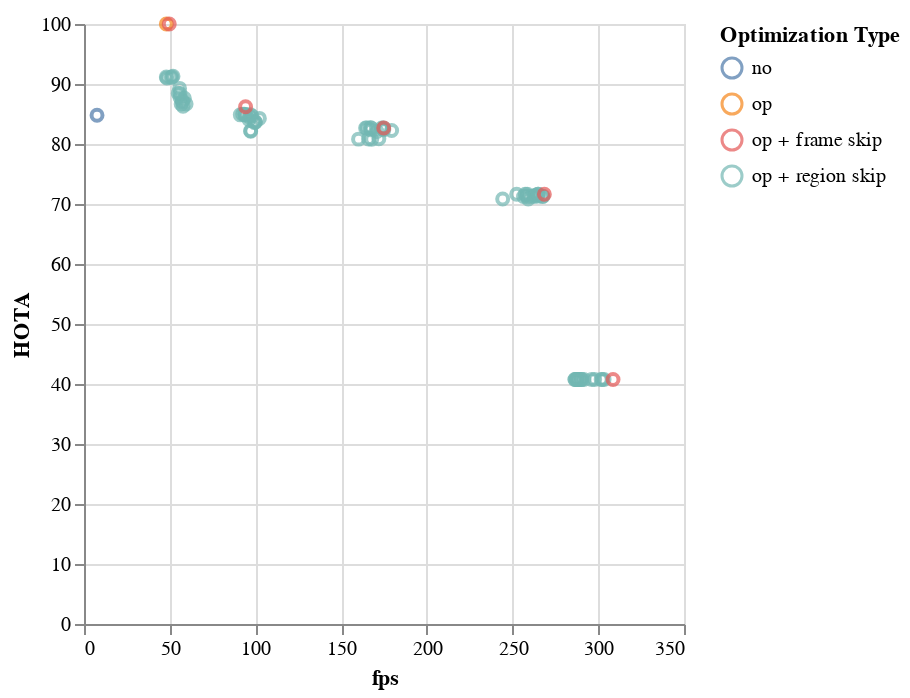

Here is the notebook cell this chart was saved with:
### Code cell
alt.Chart(alt.Data(values=benchmark_data)).mark_point().encode(
    x=alt.X('fps:Q', title='fps'),
    y=alt.Y('HOTA:Q', title='HOTA'),
    color=alt.Color('opt_type:N', title='Optimization Type'),
    tooltip=[
        alt.Tooltip('expr:N', title='Expression'),
        alt.Tooltip('time:Q', title='Runtime (ms)'),
        alt.Tooltip('fps:Q', title='FPS'),
        alt.Tooltip('AssA:Q', title='AssA'),
        alt.Tooltip('HOTA:Q', title='HOTA'),
    ],
).properties(
    width=300,
    height=300,
)

### Figure 1 — Vega-Lite specification as saved in the notebook (floating-point values rounded to 4 significant figures)
{"config": {"view": {"continuousWidth": 300, "continuousHeight": 300}}, "data": {"values": [{"time": 134.8, "fps": 7.597, "frames": 1024, "HOTA": "84.782", "DetA": "80.819", "AssA": "89.114", "DetRe": "90.251", "DetPr": "85.49", "AssRe": "94.036", "AssPr": "91.596", "LocA": "91.293", "OWTA": "89.677", "HOTA(0)": "93.319", "LocA(0)": "90.131", "HOTALocA(0)": "84.109", "Dets": "7772", "GT_Dets": "7362", "IDs": "72", "GT_IDs": "140", "expr": "no_op", "opt_type": "no"}, {"time": 21.32, "fps": 48.03, "frames": 1024, "HOTA": "100", "DetA": "100", "AssA": "100", "DetRe": "100", "DetPr": "100", "AssRe": "100", "AssPr": "100", "LocA": "100", "OWTA": "100", "HOTA(0)": "100", "LocA(0)": "100", "HOTALocA(0)": "100", "Dets": "7362", "GT_Dets": "7362", "IDs": "140", "GT_IDs": "140", "expr": "op", "opt_type": "op"}, {"time": 3.388, "fps": 302.3, "frames": 1024, "HOTA": "40.753", "DetA": "29.505", "AssA": "56.292", "DetRe": "29.991", "DetPr": "90.074", "AssRe": "57.279", "AssPr": "93.202", "LocA": "90.292", "OWTA": "41.083", "HOTA(0)": "44.868", "LocA(0)": "88.852", "HOTALocA(0)": "39.866", "Dets": "2411", "GT_Dets": "7362", "IDs": "3087", "GT_IDs": "140", "expr": "opFilter_0.3_0.5_16_", "opt_type": "op + region skip"}, {"time": 17.72, "fps": 57.79, "frames": 1024, "HOTA": "86.286", "DetA": "85.002", "AssA": "87.688", "DetRe": "87.969", "DetPr": "93.757", "AssRe": "89.675", "AssPr": "95.152", "LocA": "93.213", "OWTA": "87.827", "HOTA(0)": "92.939", "LocA(0)": "92.438", "HOTALocA(0)": "85.912", "Dets": "6900", "GT_Dets": "7362", "IDs": "2561", "GT_IDs": "140", "expr": "opFilter_0.3_0.5_1_", "opt_type": "op + region skip"}, {"time": 10.61, "fps": 96.48, "frames": 1024, "HOTA": "84.562", "DetA": "82.156", "AssA": "87.074", "DetRe": "84.732", "DetPr": "92.096", "AssRe": "89.192", "AssPr": "93.118", "LocA": "91.09", "OWTA": "85.873", "HOTA(0)": "93.241", "LocA(0)": "90.256", "HOTALocA(0)": "84.156", "Dets": "6766", "GT_Dets": "7362", "IDs": "2631", "GT_IDs": "140", "expr": "opFilter_0.3_0.5_2_", "opt_type": "op + region skip"}, {"time": 6.394, "fps": 160.2, "frames": 1024, "HOTA": "80.81", "DetA": "77.953", "AssA": "83.806", "DetRe": "80.141", "DetPr": "91.174", "AssRe": "85.646", "AssPr": "92.14", "LocA": "90.124", "OWTA": "81.93", "HOTA(0)": "89.971", "LocA(0)": "89.211", "HOTALocA(0)": "80.263", "Dets": "6450", "GT_Dets": "7362", "IDs": "2701", "GT_IDs": "140", "expr": "opFilter_0.3_0.5_4_", "opt_type": "op + region skip"}, {"time": 3.889, "fps": 263.3, "frames": 1024, "HOTA": "71.472", "DetA": "67.225", "AssA": "76.01", "DetRe": "68.699", "DetPr": "91.063", "AssRe": "77.48", "AssPr": "92.237", "LocA": "89.981", "OWTA": "72.249", "HOTA(0)": "79.375", "LocA(0)": "89.104", "HOTALocA(0)": "70.726", "Dets": "5511", "GT_Dets": "7362", "IDs": "2836", "GT_IDs": "140", "expr": "opFilter_0.3_0.5_8_", "opt_type": "op + region skip"}, {"time": 3.574, "fps": 286.5, "frames": 1024, "HOTA": "40.753", "DetA": "29.505", "AssA": "56.292", "DetRe": "29.991", "DetPr": "90.074", "AssRe": "57.279", "AssPr": "93.202", "LocA": "90.292", "OWTA": "41.083", "HOTA(0)": "44.868", "LocA(0)": "88.852", "HOTALocA(0)": "39.866", "Dets": "2411", "GT_Dets": "7362", "IDs": "5479", "GT_IDs": "140", "expr": "opFilter_0.3_0.6_16_", "opt_type": "op + region skip"}, {"time": 17.49, "fps": 58.54, "frames": 1024, "HOTA": "87.636", "DetA": "85.264", "AssA": "90.156", "DetRe": "88.865", "DetPr": "93.34", "AssRe": "92.383", "AssPr": "95.355", "LocA": "93.623", "OWTA": "89.506", "HOTA(0)": "94.046", "LocA(0)": "92.862", "HOTALocA(0)": "87.333", "Dets": "7009", "GT_Dets": "7362", "IDs": "4950", "GT_IDs": "140", "expr": "opFilter_0.3_0.6_1_", "opt_type": "op + region skip"}, {"time": 10.3, "fps": 99.38, "frames": 1024, "HOTA": "83.57", "DetA": "81.827", "AssA": "85.392", "DetRe": "84.465", "DetPr": "92.009", "AssRe": "87.522", "AssPr": "93.07", "LocA": "91.065", "OWTA": "84.909", "HOTA(0)": "92.154", "LocA(0)": "90.217", "HOTALocA(0)": "83.139", "Dets": "6751", "GT_Dets": "7362", "IDs": "5023", "GT_IDs": "140", "expr": "opFilter_0.3_0.6_2_", "opt_type": "op + region skip"}, {"time": 5.991, "fps": 170.9, "frames": 1024, "HOTA": "82.076", "DetA": "78.582", "AssA": "85.76", "DetRe": "80.782", "DetPr": "91.183", "AssRe": "87.697", "AssPr": "92.155", "LocA": "90.16", "OWTA": "83.212", "HOTA(0)": "91.361", "LocA(0)": "89.276", "HOTALocA(0)": "81.564", "Dets": "6501", "GT_Dets": "7362", "IDs": "5092", "GT_IDs": "140", "expr": "opFilter_0.3_0.6_4_", "opt_type": "op + region skip"}, {"time": 3.824, "fps": 267.8, "frames": 1024, "HOTA": "71.3", "DetA": "67.402", "AssA": "75.449", "DetRe": "68.894", "DetPr": "91.041", "AssRe": "76.878", "AssPr": "92.323", "LocA": "89.989", "OWTA": "72.086", "HOTA(0)": "79.172", "LocA(0)": "89.097", "HOTALocA(0)": "70.539", "Dets": "5528", "GT_Dets": "7362", "IDs": "5228", "GT_IDs": "140", "expr": "opFilter_0.3_0.6_8_", "opt_type": "op + region skip"}, {"time": 3.564, "fps": 287.3, "frames": 1024, "HOTA": "40.753", "DetA": "29.505", "AssA": "56.292", "DetRe": "29.991", "DetPr": "90.074", "AssRe": "57.279", "AssPr": "93.202", "LocA": "90.292", "OWTA": "41.083", "HOTA(0)": "44.868", "LocA(0)": "88.852", "HOTALocA(0)": "39.866", "Dets": "2411", "GT_Dets": "7362", "IDs": "7269", "GT_IDs": "140", "expr": "opFilter_0.3_0.7_16_", "opt_type": "op + region skip"}, {"time": 18.07, "fps": 56.67, "frames": 1024, "HOTA": "86.68", "DetA": "85.317", "AssA": "88.146", "DetRe": "88.891", "DetPr": "93.315", "AssRe": "90.136", "AssPr": "95.334", "LocA": "93.448", "OWTA": "88.516", "HOTA(0)": "93.109", "LocA(0)": "92.699", "HOTALocA(0)": "86.31", "Dets": "7013", "GT_Dets": "7362", "IDs": "6735", "GT_IDs": "140", "expr": "opFilter_0.3_0.7_1_", "opt_type": "op + region skip"}, {"time": 10.53, "fps": 97.25, "frames": 1024, "HOTA": "82.114", "DetA": "81.559", "AssA": "82.728", "DetRe": "84.158", "DetPr": "92.07", "AssRe": "84.759", "AssPr": "93.085", "LocA": "91.112", "OWTA": "83.427", "HOTA(0)": "90.364", "LocA(0)": "90.241", "HOTALocA(0)": "81.545", "Dets": "6722", "GT_Dets": "7362", "IDs": "6803", "GT_IDs": "140", "expr": "opFilter_0.3_0.7_2_", "opt_type": "op + region skip"}, {"time": 6.17, "fps": 166.0, "frames": 1024, "HOTA": "80.842", "DetA": "78.068", "AssA": "83.751", "DetRe": "80.258", "DetPr": "91.124", "AssRe": "85.597", "AssPr": "92.105", "LocA": "90.074", "OWTA": "81.965", "HOTA(0)": "90.066", "LocA(0)": "89.161", "HOTALocA(0)": "80.303", "Dets": "6463", "GT_Dets": "7362", "IDs": "6874", "GT_IDs": "140", "expr": "opFilter_0.3_0.7_4_", "opt_type": "op + region skip"}, {"time": 3.951, "fps": 259.1, "frames": 1024, "HOTA": "70.825", "DetA": "66.356", "AssA": "75.618", "DetRe": "67.938", "DetPr": "90.828", "AssRe": "77.09", "AssPr": "92.181", "LocA": "89.938", "OWTA": "71.662", "HOTA(0)": "78.878", "LocA(0)": "88.907", "HOTALocA(0)": "70.128", "Dets": "5464", "GT_Dets": "7362", "IDs": "7018", "GT_IDs": "140", "expr": "opFilter_0.3_0.7_8_", "opt_type": "op + region skip"}, {"time": 3.529, "fps": 290.2, "frames": 1024, "HOTA": "40.753", "DetA": "29.505", "AssA": "56.292", "DetRe": "29.991", "DetPr": "90.074", "AssRe": "57.279", "AssPr": "93.202", "LocA": "90.292", "OWTA": "41.083", "HOTA(0)": "44.868", "LocA(0)": "88.852", "HOTALocA(0)": "39.866", "Dets": "2411", "GT_Dets": "7362", "IDs": "8464", "GT_IDs": "140", "expr": "opFilter_0.3_0.8_16_", "opt_type": "op + region skip"}, {"time": 18.64, "fps": 54.93, "frames": 1024, "HOTA": "88.454", "DetA": "86.408", "AssA": "90.603", "DetRe": "89.592", "DetPr": "94.064", "AssRe": "92.736", "AssPr": "95.518", "LocA": "93.871", "OWTA": "90.091", "HOTA(0)": "94.659", "LocA(0)": "93.214", "HOTALocA(0)": "88.235", "Dets": "7012", "GT_Dets": "7362", "IDs": "7944", "GT_IDs": "140", "expr": "opFilter_0.3_0.8_1_", "opt_type": "op + region skip"}, {"time": 10.45, "fps": 98.0, "frames": 1024, "HOTA": "84.665", "DetA": "82.41", "AssA": "87.018", "DetRe": "85.361", "DetPr": "91.763", "AssRe": "89.287", "AssPr": "93.003", "LocA": "91.126", "OWTA": "86.163", "HOTA(0)": "93.314", "LocA(0)": "90.243", "HOTALocA(0)": "84.209", "Dets": "6841", "GT_Dets": "7362", "IDs": "8013", "GT_IDs": "140", "expr": "opFilter_0.3_0.8_2_", "opt_type": "op + region skip"}, {"time": 5.855, "fps": 174.9, "frames": 1024, "HOTA": "82.376", "DetA": "79.227", "AssA": "85.685", "DetRe": "81.463", "DetPr": "91.055", "AssRe": "87.667", "AssPr": "92.025", "LocA": "90.064", "OWTA": "83.528", "HOTA(0)": "91.887", "LocA(0)": "89.165", "HOTALocA(0)": "81.931", "Dets": "6565", "GT_Dets": "7362", "IDs": "8078", "GT_IDs": "140", "expr": "opFilter_0.3_0.8_4_", "opt_type": "op + region skip"}, {"time": 3.927, "fps": 260.8, "frames": 1024, "HOTA": "71.252", "DetA": "67.259", "AssA": "75.509", "DetRe": "68.884", "DetPr": "90.78", "AssRe": "76.989", "AssPr": "92.132", "LocA": "89.886", "OWTA": "72.108", "HOTA(0)": "79.393", "LocA(0)": "88.855", "HOTALocA(0)": "70.545", "Dets": "5543", "GT_Dets": "7362", "IDs": "8213", "GT_IDs": "140", "expr": "opFilter_0.3_0.8_8_", "opt_type": "op + region skip"}, {"time": 3.542, "fps": 289.1, "frames": 1024, "HOTA": "40.753", "DetA": "29.505", "AssA": "56.292", "DetRe": "29.991", "DetPr": "90.074", "AssRe": "57.279", "AssPr": "93.202", "LocA": "90.292", "OWTA": "41.083", "HOTA(0)": "44.868", "LocA(0)": "88.852", "HOTALocA(0)": "39.866", "Dets": "2411", "GT_Dets": "7362", "IDs": "9067", "GT_IDs": "140", "expr": "opFilter_0.3_0.9_16_", "opt_type": "op + region skip"}, {"time": 20.24, "fps": 50.6, "frames": 1024, "HOTA": "91.093", "DetA": "89.819", "AssA": "92.416", "DetRe": "92.955", "DetPr": "95.113", "AssRe": "94.263", "AssPr": "96.585", "LocA": "94.998", "OWTA": "92.678", "HOTA(0)": "96.269", "LocA(0)": "94.45", "HOTALocA(0)": "90.927", "Dets": "7195", "GT_Dets": "7362", "IDs": "8535", "GT_IDs": "140", "expr": "opFilter_0.3_0.9_1_", "opt_type": "op + region skip"}, {"time": 10.85, "fps": 94.37, "frames": 1024, "HOTA": "84.936", "DetA": "83.002", "AssA": "86.955", "DetRe": "86.209", "DetPr": "91.775", "AssRe": "89.187", "AssPr": "93.335", "LocA": "91.362", "OWTA": "86.559", "HOTA(0)": "93.335", "LocA(0)": "90.51", "HOTALocA(0)": "84.478", "Dets": "6908", "GT_Dets": "7362", "IDs": "8615", "GT_IDs": "140", "expr": "opFilter_0.3_0.9_2_", "opt_type": "op + region skip"}, {"time": 5.896, "fps": 173.7, "frames": 1024, "HOTA": "82.674", "DetA": "79.562", "AssA": "85.943", "DetRe": "82.24", "DetPr": "90.652", "AssRe": "87.96", "AssPr": "92.01", "LocA": "90.103", "OWTA": "84.047", "HOTA(0)": "92.256", "LocA(0)": "89.143", "HOTALocA(0)": "82.24", "Dets": "6657", "GT_Dets": "7362", "IDs": "8684", "GT_IDs": "140", "expr": "opFilter_0.3_0.9_4_", "opt_type": "op + region skip"}, {"time": 3.867, "fps": 264.8, "frames": 1024, "HOTA": "71.613", "DetA": "67.848", "AssA": "75.618", "DetRe": "69.505", "DetPr": "90.731", "AssRe": "77.096", "AssPr": "92.118", "LocA": "89.843", "OWTA": "72.486", "HOTA(0)": "79.843", "LocA(0)": "88.807", "HOTALocA(0)": "70.907", "Dets": "5596", "GT_Dets": "7362", "IDs": "8816", "GT_IDs": "140", "expr": "opFilter_0.3_0.9_8_", "opt_type": "op + region skip"}, {"time": 3.563, "fps": 287.4, "frames": 1024, "HOTA": "40.753", "DetA": "29.505", "AssA": "56.292", "DetRe": "29.991", "DetPr": "90.074", "AssRe": "57.279", "AssPr": "93.202", "LocA": "90.292", "OWTA": "41.083", "HOTA(0)": "44.868", "LocA(0)": "88.852", "HOTALocA(0)": "39.866", "Dets": "2411", "GT_Dets": "7362", "IDs": "2492", "GT_IDs": "140", "expr": "opFilter_0.4_0.6_16_", "opt_type": "op + region skip"}, {"time": 17.2, "fps": 59.55, "frames": 1024, "HOTA": "86.677", "DetA": "85.318", "AssA": "88.15", "DetRe": "88.726", "DetPr": "93.314", "AssRe": "90.145", "AssPr": "95.191", "LocA": "93.262", "OWTA": "88.436", "HOTA(0)": "93.323", "LocA(0)": "92.516", "HOTALocA(0)": "86.339", "Dets": "7000", "GT_Dets": "7362", "IDs": "1970", "GT_IDs": "140", "expr": "opFilter_0.4_0.6_1_", "opt_type": "op + region skip"}, {"time": 10.01, "fps": 102.3, "frames": 1024, "HOTA": "84.268", "DetA": "81.941", "AssA": "86.704", "DetRe": "84.812", "DetPr": "91.749", "AssRe": "88.989", "AssPr": "92.974", "LocA": "91.059", "OWTA": "85.734", "HOTA(0)": "92.921", "LocA(0)": "90.181", "HOTALocA(0)": "83.796", "Dets": "6798", "GT_Dets": "7362", "IDs": "2038", "GT_IDs": "140", "expr": "opFilter_0.4_0.6_2_", "opt_type": "op + region skip"}, {"time": 5.878, "fps": 174.2, "frames": 1024, "HOTA": "82.506", "DetA": "79.444", "AssA": "85.718", "DetRe": "81.602", "DetPr": "91.252", "AssRe": "87.656", "AssPr": "92.126", "LocA": "90.14", "OWTA": "83.612", "HOTA(0)": "91.887", "LocA(0)": "89.263", "HOTALocA(0)": "82.021", "Dets": "6562", "GT_Dets": "7362", "IDs": "2104", "GT_IDs": "140", "expr": "opFilter_0.4_0.6_4_", "opt_type": "op + region skip"}, {"time": 3.863, "fps": 265.1, "frames": 1024, "HOTA": "71.315", "DetA": "67.357", "AssA": "75.531", "DetRe": "68.866", "DetPr": "90.987", "AssRe": "76.99", "AssPr": "92.275", "LocA": "89.922", "OWTA": "72.11", "HOTA(0)": "79.24", "LocA(0)": "89.016", "HOTALocA(0)": "70.536", "Dets": "5529", "GT_Dets": "7362", "IDs": "2241", "GT_IDs": "140", "expr": "opFilter_0.4_0.6_8_", "opt_type": "op + region skip"}, {"time": 3.375, "fps": 303.4, "frames": 1024, "HOTA": "40.753", "DetA": "29.505", "AssA": "56.292", "DetRe": "29.991", "DetPr": "90.074", "AssRe": "57.279", "AssPr": "93.202", "LocA": "90.292", "OWTA": "41.083", "HOTA(0)": "44.868", "LocA(0)": "88.852", "HOTALocA(0)": "39.866", "Dets": "2411", "GT_Dets": "7362", "IDs": "4884", "GT_IDs": "140", "expr": "opFilter_0.4_0.7_16_", "opt_type": "op + region skip"}, {"time": 17.86, "fps": 57.33, "frames": 1024, "HOTA": "87.212", "DetA": "85.876", "AssA": "88.645", "DetRe": "88.937", "DetPr": "93.993", "AssRe": "90.57", "AssPr": "95.523", "LocA": "93.599", "OWTA": "88.788", "HOTA(0)": "93.5", "LocA(0)": "92.912", "HOTALocA(0)": "86.873", "Dets": "6966", "GT_Dets": "7362", "IDs": "4354", "GT_IDs": "140", "expr": "opFilter_0.4_0.7_1_", "opt_type": "op + region skip"}, {"time": 10.24, "fps": 99.98, "frames": 1024, "HOTA": "83.641", "DetA": "82.352", "AssA": "84.997", "DetRe": "85.016", "DetPr": "91.915", "AssRe": "87.123", "AssPr": "92.975", "LocA": "90.994", "OWTA": "84.991", "HOTA(0)": "92.321", "LocA(0)": "90.134", "HOTALocA(0)": "83.213", "Dets": "6802", "GT_Dets": "7362", "IDs": "4422", "GT_IDs": "140", "expr": "opFilter_0.4_0.7_2_", "opt_type": "op + region skip"}, {"time": 6.102, "fps": 167.8, "frames": 1024, "HOTA": "80.801", "DetA": "78.017", "AssA": "83.722", "DetRe": "80.219", "DetPr": "91.08", "AssRe": "85.595", "AssPr": "92.058", "LocA": "90.039", "OWTA": "81.932", "HOTA(0)": "90.154", "LocA(0)": "89.09", "HOTALocA(0)": "80.319", "Dets": "6463", "GT_Dets": "7362", "IDs": "4489", "GT_IDs": "140", "expr": "opFilter_0.4_0.7_4_", "opt_type": "op + region skip"}, {"time": 4.193, "fps": 244.2, "frames": 1024, "HOTA": "70.833", "DetA": "66.786", "AssA": "75.147", "DetRe": "68.225", "DetPr": "91.079", "AssRe": "76.581", "AssPr": "92.245", "LocA": "89.977", "OWTA": "71.59", "HOTA(0)": "78.655", "LocA(0)": "89.1", "HOTALocA(0)": "70.081", "Dets": "5472", "GT_Dets": "7362", "IDs": "4633", "GT_IDs": "140", "expr": "opFilter_0.4_0.7_8_", "opt_type": "op + region skip"}, {"time": 3.458, "fps": 296.2, "frames": 1024, "HOTA": "40.753", "DetA": "29.505", "AssA": "56.292", "DetRe": "29.991", "DetPr": "90.074", "AssRe": "57.279", "AssPr": "93.202", "LocA": "90.292", "OWTA": "41.083", "HOTA(0)": "44.868", "LocA(0)": "88.852", "HOTALocA(0)": "39.866", "Dets": "2411", "GT_Dets": "7362", "IDs": "6670", "GT_IDs": "140", "expr": "opFilter_0.4_0.8_16_", "opt_type": "op + region skip"}, {"time": 18.31, "fps": 55.94, "frames": 1024, "HOTA": "88.423", "DetA": "86.75", "AssA": "90.199", "DetRe": "90.273", "DetPr": "93.644", "AssRe": "92.4", "AssPr": "95.39", "LocA": "93.671", "OWTA": "90.232", "HOTA(0)": "94.965", "LocA(0)": "92.842", "HOTALocA(0)": "88.167", "Dets": "7097", "GT_Dets": "7362", "IDs": "6146", "GT_IDs": "140", "expr": "opFilter_0.4_0.8_1_", "opt_type": "op + region skip"}, {"time": 10.65, "fps": 96.17, "frames": 1024, "HOTA": "84.077", "DetA": "82.511", "AssA": "85.714", "DetRe": "85.369", "DetPr": "91.918", "AssRe": "87.815", "AssPr": "93.173", "LocA": "91.156", "OWTA": "85.521", "HOTA(0)": "92.641", "LocA(0)": "90.22", "HOTALocA(0)": "83.581", "Dets": "6830", "GT_Dets": "7362", "IDs": "6216", "GT_IDs": "140", "expr": "opFilter_0.4_0.8_2_", "opt_type": "op + region skip"}, {"time": 6.122, "fps": 167.3, "frames": 1024, "HOTA": "82.355", "DetA": "79.127", "AssA": "85.75", "DetRe": "81.325", "DetPr": "91.137", "AssRe": "87.692", "AssPr": "92.121", "LocA": "90.103", "OWTA": "83.488", "HOTA(0)": "91.765", "LocA(0)": "89.217", "HOTALocA(0)": "81.87", "Dets": "6548", "GT_Dets": "7362", "IDs": "6284", "GT_IDs": "140", "expr": "opFilter_0.4_0.8_4_", "opt_type": "op + region skip"}, {"time": 3.829, "fps": 267.4, "frames": 1024, "HOTA": "71.256", "DetA": "67.164", "AssA": "75.624", "DetRe": "68.78", "DetPr": "90.774", "AssRe": "77.096", "AssPr": "92.129", "LocA": "89.885", "OWTA": "72.109", "HOTA(0)": "79.391", "LocA(0)": "88.856", "HOTALocA(0)": "70.544", "Dets": "5535", "GT_Dets": "7362", "IDs": "6419", "GT_IDs": "140", "expr": "opFilter_0.4_0.8_8_", "opt_type": "op + region skip"}, {"time": 3.549, "fps": 288.5, "frames": 1024, "HOTA": "40.753", "DetA": "29.505", "AssA": "56.292", "DetRe": "29.991", "DetPr": "90.074", "AssRe": "57.279", "AssPr": "93.202", "LocA": "90.292", "OWTA": "41.083", "HOTA(0)": "44.868", "LocA(0)": "88.852", "HOTALocA(0)": "39.866", "Dets": "2411", "GT_Dets": "7362", "IDs": "7876", "GT_IDs": "140", "expr": "opFilter_0.4_0.9_16_", "opt_type": "op + region skip"}, {"time": 21.2, "fps": 48.3, "frames": 1024, "HOTA": "91.011", "DetA": "89.696", "AssA": "92.391", "DetRe": "93.073", "DetPr": "94.903", "AssRe": "94.285", "AssPr": "96.579", "LocA": "95.081", "OWTA": "92.727", "HOTA(0)": "96.008", "LocA(0)": "94.513", "HOTALocA(0)": "90.741", "Dets": "7220", "GT_Dets": "7362", "IDs": "7345", "GT_IDs": "140", "expr": "opFilter_0.4_0.9_1_", "opt_type": "op + region skip"}, {"time": 11.23, "fps": 91.16, "frames": 1024, "HOTA": "84.86", "DetA": "82.929", "AssA": "86.876", "DetRe": "86.257", "DetPr": "91.575", "AssRe": "89.222", "AssPr": "93.133", "LocA": "91.25", "OWTA": "86.546", "HOTA(0)": "93.419", "LocA(0)": "90.371", "HOTALocA(0)": "84.424", "Dets": "6927", "GT_Dets": "7362", "IDs": "7424", "GT_IDs": "140", "expr": "opFilter_0.4_0.9_2_", "opt_type": "op + region skip"}, {"time": 6.123, "fps": 167.2, "frames": 1024, "HOTA": "82.684", "DetA": "79.576", "AssA": "85.947", "DetRe": "82.25", "DetPr": "90.664", "AssRe": "87.967", "AssPr": "92.017", "LocA": "90.107", "OWTA": "84.055", "HOTA(0)": "92.256", "LocA(0)": "89.149", "HOTALocA(0)": "82.246", "Dets": "6657", "GT_Dets": "7362", "IDs": "7493", "GT_IDs": "140", "expr": "opFilter_0.4_0.9_4_", "opt_type": "op + region skip"}, {"time": 4.057, "fps": 252.4, "frames": 1024, "HOTA": "71.613", "DetA": "67.848", "AssA": "75.618", "DetRe": "69.505", "DetPr": "90.731", "AssRe": "77.096", "AssPr": "92.118", "LocA": "89.843", "OWTA": "72.486", "HOTA(0)": "79.843", "LocA(0)": "88.807", "HOTALocA(0)": "70.907", "Dets": "5596", "GT_Dets": "7362", "IDs": "7625", "GT_IDs": "140", "expr": "opFilter_0.4_0.9_8_", "opt_type": "op + region skip"}, {"time": 3.576, "fps": 286.4, "frames": 1024, "HOTA": "40.753", "DetA": "29.505", "AssA": "56.292", "DetRe": "29.991", "DetPr": "90.074", "AssRe": "57.279", "AssPr": "93.202", "LocA": "90.292", "OWTA": "41.083", "HOTA(0)": "44.868", "LocA(0)": "88.852", "HOTALocA(0)": "39.866", "Dets": "2411", "GT_Dets": "7362", "IDs": "1906", "GT_IDs": "140", "expr": "opFilter_0.5_0.7_16_", "opt_type": "op + region skip"}, {"time": 17.82, "fps": 57.46, "frames": 1024, "HOTA": "87.019", "DetA": "85.796", "AssA": "88.338", "DetRe": "89.185", "DetPr": "93.543", "AssRe": "90.353", "AssPr": "95.316", "LocA": "93.483", "OWTA": "88.758", "HOTA(0)": "93.465", "LocA(0)": "92.77", "HOTALocA(0)": "86.708", "Dets": "7019", "GT_Dets": "7362", "IDs": "1383", "GT_IDs": "140", "expr": "opFilter_0.5_0.7_1_", "opt_type": "op + region skip"}, {"time": 10.26, "fps": 99.81, "frames": 1024, "HOTA": "83.698", "DetA": "82.497", "AssA": "84.965", "DetRe": "85.134", "DetPr": "91.962", "AssRe": "87.081", "AssPr": "92.999", "LocA": "90.991", "OWTA": "85.034", "HOTA(0)": "92.393", "LocA(0)": "90.126", "HOTALocA(0)": "83.271", "Dets": "6808", "GT_Dets": "7362", "IDs": "1449", "GT_IDs": "140", "expr": "opFilter_0.5_0.7_2_", "opt_type": "op + region skip"}, {"time": 5.953, "fps": 172.0, "frames": 1024, "HOTA": "80.885", "DetA": "78.207", "AssA": "83.697", "DetRe": "80.398", "DetPr": "91.227", "AssRe": "85.517", "AssPr": "92.225", "LocA": "90.155", "OWTA": "82.011", "HOTA(0)": "89.998", "LocA(0)": "89.244", "HOTALocA(0)": "80.317", "Dets": "6467", "GT_Dets": "7362", "IDs": "1520", "GT_IDs": "140", "expr": "opFilter_0.5_0.7_4_", "opt_type": "op + region skip"}, {"time": 3.962, "fps": 258.5, "frames": 1024, "HOTA": "71.253", "DetA": "67.257", "AssA": "75.513", "DetRe": "68.881", "DetPr": "90.776", "AssRe": "76.991", "AssPr": "92.143", "LocA": "89.887", "OWTA": "72.109", "HOTA(0)": "79.393", "LocA(0)": "88.856", "HOTALocA(0)": "70.546", "Dets": "5543", "GT_Dets": "7362", "IDs": "1655", "GT_IDs": "140", "expr": "opFilter_0.5_0.7_8_", "opt_type": "op + region skip"}, {"time": 3.394, "fps": 301.7, "frames": 1024, "HOTA": "40.753", "DetA": "29.505", "AssA": "56.292", "DetRe": "29.991", "DetPr": "90.074", "AssRe": "57.279", "AssPr": "93.202", "LocA": "90.292", "OWTA": "41.083", "HOTA(0)": "44.868", "LocA(0)": "88.852", "HOTALocA(0)": "39.866", "Dets": "2411", "GT_Dets": "7362", "IDs": "4285", "GT_IDs": "140", "expr": "opFilter_0.5_0.8_16_", "opt_type": "op + region skip"}, {"time": 18.29, "fps": 55.99, "frames": 1024, "HOTA": "87.738", "DetA": "85.587", "AssA": "90.012", "DetRe": "89.947", "DetPr": "92.614", "AssRe": "92.26", "AssPr": "95.274", "LocA": "93.649", "OWTA": "89.976", "HOTA(0)": "94.162", "LocA(0)": "92.851", "HOTALocA(0)": "87.431", "Dets": "7150", "GT_Dets": "7362", "IDs": "3758", "GT_IDs": "140", "expr": "opFilter_0.5_0.8_1_", "opt_type": "op + region skip"}, {"time": 10.54, "fps": 97.2, "frames": 1024, "HOTA": "82.201", "DetA": "81.455", "AssA": "83.011", "DetRe": "84.608", "DetPr": "91.502", "AssRe": "85.156", "AssPr": "92.945", "LocA": "91.079", "OWTA": "83.79", "HOTA(0)": "90.51", "LocA(0)": "90.131", "HOTALocA(0)": "81.578", "Dets": "6800", "GT_Dets": "7362", "IDs": "3832", "GT_IDs": "140", "expr": "opFilter_0.5_0.8_2_", "opt_type": "op + region skip"}, {"time": 6.125, "fps": 167.2, "frames": 1024, "HOTA": "82.723", "DetA": "79.589", "AssA": "86.014", "DetRe": "81.973", "DetPr": "90.932", "AssRe": "88.057", "AssPr": "91.93", "LocA": "90.024", "OWTA": "83.947", "HOTA(0)": "92.517", "LocA(0)": "89.054", "HOTALocA(0)": "82.39", "Dets": "6615", "GT_Dets": "7362", "IDs": "3899", "GT_IDs": "140", "expr": "opFilter_0.5_0.8_4_", "opt_type": "op + region skip"}, {"time": 3.994, "fps": 256.4, "frames": 1024, "HOTA": "71.256", "DetA": "67.164", "AssA": "75.624", "DetRe": "68.78", "DetPr": "90.774", "AssRe": "77.096", "AssPr": "92.129", "LocA": "89.885", "OWTA": "72.109", "HOTA(0)": "79.391", "LocA(0)": "88.856", "HOTALocA(0)": "70.544", "Dets": "5535", "GT_Dets": "7362", "IDs": "4034", "GT_IDs": "140", "expr": "opFilter_0.5_0.8_8_", "opt_type": "op + region skip"}, {"time": 3.438, "fps": 297.9, "frames": 1024, "HOTA": "40.753", "DetA": "29.505", "AssA": "56.292", "DetRe": "29.991", "DetPr": "90.074", "AssRe": "57.279", "AssPr": "93.202", "LocA": "90.292", "OWTA": "41.083", "HOTA(0)": "44.868", "LocA(0)": "88.852", "HOTALocA(0)": "39.866", "Dets": "2411", "GT_Dets": "7362", "IDs": "6085", "GT_IDs": "140", "expr": "opFilter_0.5_0.9_16_", "opt_type": "op + region skip"}, {"time": 19.94, "fps": 51.35, "frames": 1024, "HOTA": "91.173", "DetA": "90.392", "AssA": "92.014", "DetRe": "93.795", "DetPr": "94.826", "AssRe": "93.941", "AssPr": "96.471", "LocA": "94.974", "OWTA": "92.898", "HOTA(0)": "96.291", "LocA(0)": "94.458", "HOTALocA(0)": "90.955", "Dets": "7282", "GT_Dets": "7362", "IDs": "5550", "GT_IDs": "140", "expr": "opFilter_0.5_0.9_1_", "opt_type": "op + region skip"}, {"time": 11.06, "fps": 92.57, "frames": 1024, "HOTA": "84.98", "DetA": "83.011", "AssA": "87.035", "DetRe": "86.251", "DetPr": "91.753", "AssRe": "89.278", "AssPr": "93.34", "LocA": "91.348", "OWTA": "86.62", "HOTA(0)": "93.388", "LocA(0)": "90.494", "HOTALocA(0)": "84.51", "Dets": "6913", "GT_Dets": "7362", "IDs": "5633", "GT_IDs": "140", "expr": "opFilter_0.5_0.9_2_", "opt_type": "op + region skip"}, {"time": 6.234, "fps": 164.3, "frames": 1024, "HOTA": "82.674", "DetA": "79.562", "AssA": "85.943", "DetRe": "82.24", "DetPr": "90.652", "AssRe": "87.96", "AssPr": "92.01", "LocA": "90.103", "OWTA": "84.047", "HOTA(0)": "92.256", "LocA(0)": "89.143", "HOTALocA(0)": "82.24", "Dets": "6657", "GT_Dets": "7362", "IDs": "5702", "GT_IDs": "140", "expr": "opFilter_0.5_0.9_4_", "opt_type": "op + region skip"}, {"time": 3.978, "fps": 257.4, "frames": 1024, "HOTA": "71.613", "DetA": "67.848", "AssA": "75.618", "DetRe": "69.505", "DetPr": "90.731", "AssRe": "77.096", "AssPr": "92.118", "LocA": "89.843", "OWTA": "72.486", "HOTA(0)": "79.843", "LocA(0)": "88.807", "HOTALocA(0)": "70.907", "Dets": "5596", "GT_Dets": "7362", "IDs": "5834", "GT_IDs": "140", "expr": "opFilter_0.5_0.9_8_", "opt_type": "op + region skip"}, {"time": 3.529, "fps": 290.2, "frames": 1024, "HOTA": "40.753", "DetA": "29.505", "AssA": "56.292", "DetRe": "29.991", "DetPr": "90.074", "AssRe": "57.279", "AssPr": "93.202", "LocA": "90.292", "OWTA": "41.083", "HOTA(0)": "44.868", "LocA(0)": "88.852", "HOTALocA(0)": "39.866", "Dets": "2411", "GT_Dets": "7362", "IDs": "1317", "GT_IDs": "140", "expr": "opFilter_0.6_0.8_16_", "opt_type": "op + region skip"}, {"time": 18.37, "fps": 55.75, "frames": 1024, "HOTA": "89.27", "DetA": "87.956", "AssA": "90.669", "DetRe": "90.878", "DetPr": "94.417", "AssRe": "92.755", "AssPr": "95.617", "LocA": "93.795", "OWTA": "90.769", "HOTA(0)": "95.516", "LocA(0)": "93.156", "HOTALocA(0)": "88.979", "Dets": "7086", "GT_Dets": "7362", "IDs": "799", "GT_IDs": "140", "expr": "opFilter_0.6_0.8_1_", "opt_type": "op + region skip"}, {"time": 10.55, "fps": 97.1, "frames": 1024, "HOTA": "84.859", "DetA": "82.925", "AssA": "86.88", "DetRe": "86.041", "DetPr": "91.57", "AssRe": "89.244", "AssPr": "92.848", "LocA": "91.005", "OWTA": "86.438", "HOTA(0)": "93.814", "LocA(0)": "90.057", "HOTALocA(0)": "84.486", "Dets": "6910", "GT_Dets": "7362", "IDs": "865", "GT_IDs": "140", "expr": "opFilter_0.6_0.8_2_", "opt_type": "op + region skip"}, {"time": 5.706, "fps": 179.5, "frames": 1024, "HOTA": "82.259", "DetA": "79.115", "AssA": "85.561", "DetRe": "81.39", "DetPr": "90.96", "AssRe": "87.564", "AssPr": "91.928", "LocA": "90.013", "OWTA": "83.429", "HOTA(0)": "91.881", "LocA(0)": "89.097", "HOTALocA(0)": "81.863", "Dets": "6566", "GT_Dets": "7362", "IDs": "931", "GT_IDs": "140", "expr": "opFilter_0.6_0.8_4_", "opt_type": "op + region skip"}, {"time": 3.896, "fps": 262.8, "frames": 1024, "HOTA": "71.252", "DetA": "67.259", "AssA": "75.509", "DetRe": "68.884", "DetPr": "90.78", "AssRe": "76.989", "AssPr": "92.132", "LocA": "89.886", "OWTA": "72.108", "HOTA(0)": "79.393", "LocA(0)": "88.855", "HOTALocA(0)": "70.545", "Dets": "5543", "GT_Dets": "7362", "IDs": "1066", "GT_IDs": "140", "expr": "opFilter_0.6_0.8_8_", "opt_type": "op + region skip"}, {"time": 3.563, "fps": 287.4, "frames": 1024, "HOTA": "40.753", "DetA": "29.505", "AssA": "56.292", "DetRe": "29.991", "DetPr": "90.074", "AssRe": "57.279", "AssPr": "93.202", "LocA": "90.292", "OWTA": "41.083", "HOTA(0)": "44.868", "LocA(0)": "88.852", "HOTALocA(0)": "39.866", "Dets": "2411", "GT_Dets": "7362", "IDs": "3691", "GT_IDs": "140", "expr": "opFilter_0.6_0.9_16_", "opt_type": "op + region skip"}, {"time": 21.32, "fps": 48.02, "frames": 1024, "HOTA": "91.181", "DetA": "90.072", "AssA": "92.347", "DetRe": "93.288", "DetPr": "95.005", "AssRe": "94.175", "AssPr": "96.628", "LocA": "95.061", "OWTA": "92.812", "HOTA(0)": "96.255", "LocA(0)": "94.562", "HOTALocA(0)": "91.02", "Dets": "7229", "GT_Dets": "7362", "IDs": "3156", "GT_IDs": "140", "expr": "opFilter_0.6_0.9_1_", "opt_type": "op + region skip"}, {"time": 10.94, "fps": 93.58, "frames": 1024, "HOTA": "84.98", "DetA": "83.011", "AssA": "87.035", "DetRe": "86.251", "DetPr": "91.753", "AssRe": "89.278", "AssPr": "93.34", "LocA": "91.348", "OWTA": "86.62", "HOTA(0)": "93.388", "LocA(0)": "90.494", "HOTALocA(0)": "84.51", "Dets": "6913", "GT_Dets": "7362", "IDs": "3239", "GT_IDs": "140", "expr": "opFilter_0.6_0.9_2_", "opt_type": "op + region skip"}, {"time": 6.207, "fps": 165.0, "frames": 1024, "HOTA": "82.684", "DetA": "79.576", "AssA": "85.947", "DetRe": "82.25", "DetPr": "90.664", "AssRe": "87.967", "AssPr": "92.017", "LocA": "90.107", "OWTA": "84.055", "HOTA(0)": "92.256", "LocA(0)": "89.149", "HOTALocA(0)": "82.246", "Dets": "6657", "GT_Dets": "7362", "IDs": "3308", "GT_IDs": "140", "expr": "opFilter_0.6_0.9_4_", "opt_type": "op + region skip"}, {"time": 3.96, "fps": 258.6, "frames": 1024, "HOTA": "71.613", "DetA": "67.848", "AssA": "75.618", "DetRe": "69.505", "DetPr": "90.731", "AssRe": "77.096", "AssPr": "92.118", "LocA": "89.843", "OWTA": "72.486", "HOTA(0)": "79.843", "LocA(0)": "88.807", "HOTALocA(0)": "70.907", "Dets": "5596", "GT_Dets": "7362", "IDs": "3440", "GT_IDs": "140", "expr": "opFilter_0.6_0.9_8_", "opt_type": "op + region skip"}, {"time": 3.512, "fps": 291.6, "frames": 1024, "HOTA": "40.753", "DetA": "29.505", "AssA": "56.292", "DetRe": "29.991", "DetPr": "90.074", "AssRe": "57.279", "AssPr": "93.202", "LocA": "90.292", "OWTA": "41.083", "HOTA(0)": "44.868", "LocA(0)": "88.852", "HOTALocA(0)": "39.866", "Dets": "2411", "GT_Dets": "7362", "IDs": "739", "GT_IDs": "140", "expr": "opFilter_0.7_0.9_16_", "opt_type": "op + region skip"}, {"time": 19.72, "fps": 51.93, "frames": 1024, "HOTA": "91.304", "DetA": "90.255", "AssA": "92.402", "DetRe": "93.561", "DetPr": "95.19", "AssRe": "94.225", "AssPr": "96.879", "LocA": "95.55", "OWTA": "92.976", "HOTA(0)": "95.848", "LocA(0)": "95.068", "HOTALocA(0)": "91.121", "Dets": "7236", "GT_Dets": "7362", "IDs": "208", "GT_IDs": "140", "expr": "opFilter_0.7_0.9_1_", "opt_type": "op + region skip"}, {"time": 10.9, "fps": 93.94, "frames": 1024, "HOTA": "84.829", "DetA": "82.887", "AssA": "86.858", "DetRe": "86.219", "DetPr": "91.561", "AssRe": "89.219", "AssPr": "93.126", "LocA": "91.234", "OWTA": "86.518", "HOTA(0)": "93.425", "LocA(0)": "90.346", "HOTALocA(0)": "84.406", "Dets": "6925", "GT_Dets": "7362", "IDs": "287", "GT_IDs": "140", "expr": "opFilter_0.7_0.9_2_", "opt_type": "op + region skip"}, {"time": 5.859, "fps": 174.8, "frames": 1024, "HOTA": "82.684", "DetA": "79.576", "AssA": "85.947", "DetRe": "82.25", "DetPr": "90.664", "AssRe": "87.967", "AssPr": "92.017", "LocA": "90.107", "OWTA": "84.055", "HOTA(0)": "92.256", "LocA(0)": "89.149", "HOTALocA(0)": "82.246", "Dets": "6657", "GT_Dets": "7362", "IDs": "356", "GT_IDs": "140", "expr": "opFilter_0.7_0.9_4_", "opt_type": "op + region skip"}, {"time": 3.865, "fps": 264.9, "frames": 1024, "HOTA": "71.613", "DetA": "67.848", "AssA": "75.618", "DetRe": "69.505", "DetPr": "90.731", "AssRe": "77.096", "AssPr": "92.118", "LocA": "89.843", "OWTA": "72.486", "HOTA(0)": "79.843", "LocA(0)": "88.807", "HOTALocA(0)": "70.907", "Dets": "5596", "GT_Dets": "7362", "IDs": "488", "GT_IDs": "140", "expr": "opFilter_0.7_0.9_8_", "opt_type": "op + region skip"}, {"time": 3.318, "fps": 308.6, "frames": 1024, "HOTA": "40.753", "DetA": "29.505", "AssA": "56.292", "DetRe": "29.991", "DetPr": "90.074", "AssRe": "57.279", "AssPr": "93.202", "LocA": "90.292", "OWTA": "41.083", "HOTA(0)": "44.868", "LocA(0)": "88.852", "HOTALocA(0)": "39.866", "Dets": "2411", "GT_Dets": "7362", "IDs": "737", "GT_IDs": "140", "expr": "opFrameFilter_16_", "opt_type": "op + frame skip"}, {"time": 20.59, "fps": 49.73, "frames": 1024, "HOTA": "100", "DetA": "100", "AssA": "100", "DetRe": "100", "DetPr": "100", "AssRe": "100", "AssPr": "100", "LocA": "100", "OWTA": "100", "HOTA(0)": "100", "LocA(0)": "100", "HOTALocA(0)": "100", "Dets": "7362", "GT_Dets": "7362", "IDs": "208", "GT_IDs": "140", "expr": "opFrameFilter_1_", "opt_type": "op + frame skip"}, {"time": 10.86, "fps": 94.25, "frames": 1024, "HOTA": "86.211", "DetA": "84.24", "AssA": "88.264", "DetRe": "87.67", "DetPr": "91.646", "AssRe": "90.771", "AssPr": "93.177", "LocA": "91.273", "OWTA": "87.944", "HOTA(0)": "95.134", "LocA(0)": "90.374", "HOTALocA(0)": "85.976", "Dets": "7035", "GT_Dets": "7362", "IDs": "285", "GT_IDs": "140", "expr": "opFrameFilter_2_", "opt_type": "op + frame skip"}, {"time": 5.857, "fps": 174.8, "frames": 1024, "HOTA": "82.674", "DetA": "79.562", "AssA": "85.943", "DetRe": "82.24", "DetPr": "90.652", "AssRe": "87.96", "AssPr": "92.01", "LocA": "90.103", "OWTA": "84.047", "HOTA(0)": "92.256", "LocA(0)": "89.143", "HOTALocA(0)": "82.24", "Dets": "6657", "GT_Dets": "7362", "IDs": "354", "GT_IDs": "140", "expr": "opFrameFilter_4_", "opt_type": "op + frame skip"}, {"time": 3.813, "fps": 268.5, "frames": 1024, "HOTA": "71.613", "DetA": "67.848", "AssA": "75.618", "DetRe": "69.505", "DetPr": "90.731", "AssRe": "77.096", "AssPr": "92.118", "LocA": "89.843", "OWTA": "72.486", "HOTA(0)": "79.843", "LocA(0)": "88.807", "HOTALocA(0)": "70.907", "Dets": "5596", "GT_Dets": "7362", "IDs": "486", "GT_IDs": "140", "expr": "opFrameFilter_8_", "opt_type": "op + frame skip"}]}, "mark": {"type": "point"}, "encoding": {"color": {"field": "opt_type", "title": "Optimization Type", "type": "nominal"}, "tooltip": [{"field": "expr", "title": "Expression", "type": "nominal"}, {"field": "time", "title": "Runtime (ms)", "type": "quantitative"}, {"field": "fps", "title": "FPS", "type": "quantitative"}, {"field": "AssA", "title": "AssA", "type": "quantitative"}, {"field": "HOTA", "title": "HOTA", "type": "quantitative"}], "x": {"field": "fps", "title": "fps", "type": "quantitative"}, "y": {"field": "HOTA", "title": "HOTA", "type": "quantitative"}}, "height": 300, "width": 300, "$schema": "https://vega.github.io/schema/vega-lite/v5.20.1.json"}
